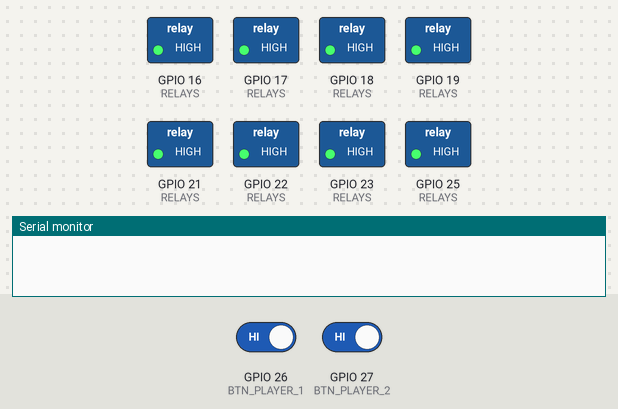
Bench run of a sketch on a simulated ESP32. On the bench: switched loads named in the sketch (green lamp = pin HIGH), the last lines printed to the serial monitor. The test bench sets the inputs (shaded band); at power-on: GPIO 26 (BTN_PLAYER_1) HIGH, GPIO 27 (BTN_PLAYER_2) HIGH. Random numbers use the default seed unless the sketch sets one.

Above: at 1.2 s.
1.3 s: GPIO 26 (BTN_PLAYER_1) driven LOW and GPIO 27 (BTN_PLAYER_2) driven LOW
At 1.8 s:
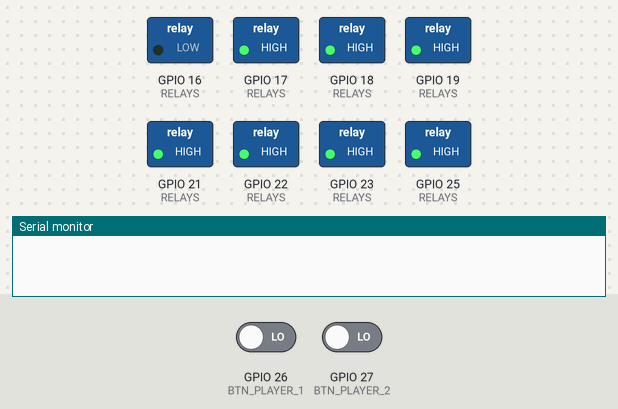
2.8 s: GPIO 26 (BTN_PLAYER_1) driven HIGH and GPIO 27 (BTN_PLAYER_2) driven HIGH
At 4.2 s:
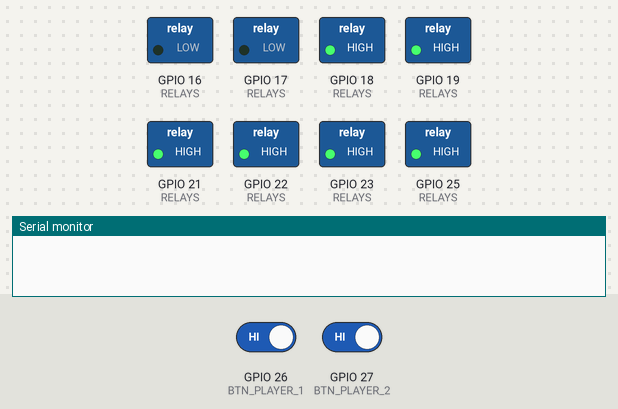
5.8 s: GPIO 26 (BTN_PLAYER_1) driven LOW
At 7.3 s:
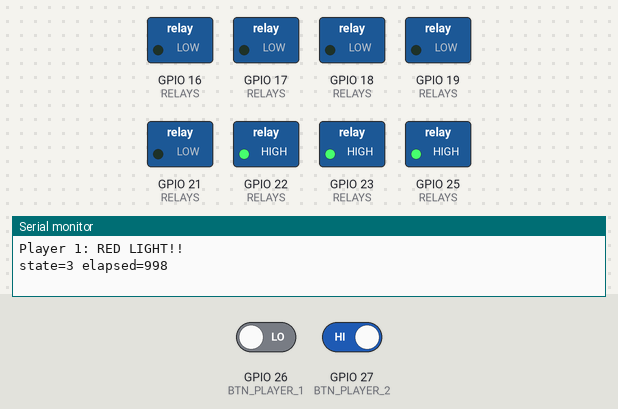
8.3 s: GPIO 27 (BTN_PLAYER_2) driven LOW
At 10.0 s:
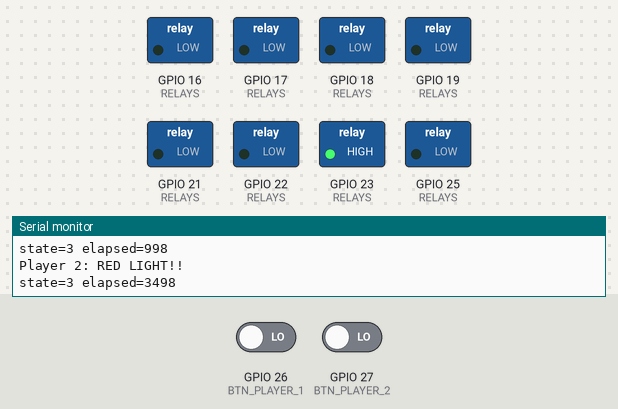
11.3 s: GPIO 27 (BTN_PLAYER_2) driven HIGH
Timing chart, 0 to 13.8 s (numbered marks = the images above; inputs shaded):
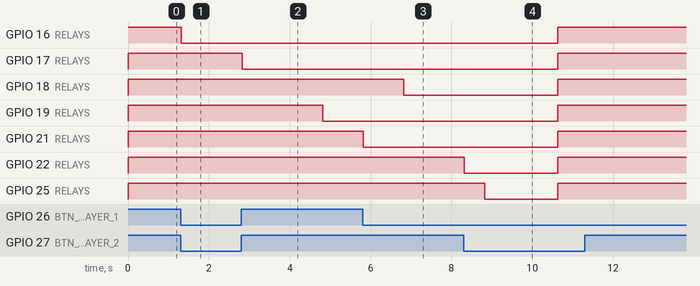

Measured:
- after the input at 1.3 s, GPIO 16 (RELAYS): HIGH → LOW at once
- after the input at 2.8 s, GPIO 17 (RELAYS): HIGH → LOW at once; GPIO 19 (RELAYS): HIGH → LOW after 2.0 s
- after the input at 5.8 s, GPIO 21 (RELAYS): HIGH → LOW at once
- after the input at 8.3 s, GPIO 16 (RELAYS), GPIO 17 (RELAYS), GPIO 18 (RELAYS), GPIO 19 (RELAYS), GPIO 21 (RELAYS): LOW → HIGH after 2.3 s; GPIO 22 (RELAYS): HIGH → LOW at once, → HIGH 2.3 s later
- after the input at 11.3 s, every drawn part: stays the same

The sketch:

dragtree.ino
```cpp
// Drag tree, two player reaction game

// -----  PINS  -----
const int BTN_PLAYER_1 = 26;
const int BTN_PLAYER_2 = 27;

const int LAMP_PRESTAGE = 16;
const int LAMP_STAGE = 17;
const int LAMP_AMBER_1 = 19;
const int LAMP_AMBER_2 = 18;
const int LAMP_AMBER_3 = 25;
const int LAMP_GREEN = 23;
const int LAMP_RED_LEFT = 21;
const int LAMP_RED_RIGHT = 22;

const int RELAYS[] ={
  LAMP_PRESTAGE, LAMP_STAGE,
  LAMP_AMBER_1, LAMP_AMBER_2, LAMP_AMBER_3,
  LAMP_GREEN, LAMP_RED_LEFT, LAMP_RED_RIGHT
};

const int NUM_RELAYS = sizeof(RELAYS) / sizeof(RELAYS[0]);


// ----- TIMINGS (MS) -----
const unsigned long STAGE_TIME = 2000;
const unsigned long AMBER_STEP = 2000;
const unsigned long RANDOM_MIN = 1000;
const unsigned long RANDOM_MAX = 5000;
const unsigned long RESULT_TIME = 3000;
const unsigned long IGNORE_TIME = 100;
const unsigned long DEBOUNCE_TIME = 20;
const unsigned long BLINK_TIME = 500;

// ----- TYPES -----
enum State { IDLE, PRESTAGE, STAGE, AMBERS, WAIT_RANDOM, GREEN, RESULT };
struct Player {
  const char* name;
  int buttonPin;
  int redLamp;
  bool wasPressed;          // Buttons mode last round, for flank detection
  bool redLight;            // Bad start
  bool done;                // If player pressed after green
  bool rawState;            // what the pin read last loop
  bool stableState;         // debounced, trusted state
  unsigned long changedAt;  // millis() when rawState last changed
  unsigned long reaction;   // microseconds
  int winLamp;
  bool won;
};

State state = IDLE;
unsigned long stateStart;
unsigned long greenTime;
unsigned long randomDelay;


// ----- LAMPS FUNCTIONS -----
void lampOn(int pin) { digitalWrite(pin, LOW); }
void lampOff(int pin) { digitalWrite(pin, HIGH); }
void allOff() {
  for (int i = 0; i < NUM_RELAYS; i++) lampOff(RELAYS[i]);
}


// ----- PLAYERS -----

Player p1 = {
  "Player 1",
  BTN_PLAYER_1,
  LAMP_RED_LEFT,
  false,
  false,
  false,
  0
};

Player p2 = {
  "Player 2",
  BTN_PLAYER_2,
  LAMP_RED_RIGHT,
  false,
  false,
  false,
  0
};

bool isHeld(Player &p) {
  return p.stableState;
}

// Call ONCE per loop. Returns true when a debounced press begins.
bool updateButton(Player &p) {
  bool raw = digitalRead(p.buttonPin) == LOW;

  if (raw != p.rawState) {          // pin changed since last loop?
    p.rawState = raw;
    p.changedAt = millis();       // restart the stability clock
  }

  if (millis() - p.changedAt >= DEBOUNCE_TIME && p.rawState != p.stableState) {
    p.stableState = raw;     // accept the new state
    return raw;              // true only if it became pressed
  }
  return false;
}

void resetPlayer(Player &p) {
  p.redLight = false;
  p.done = false;
  p.reaction = 0;
  p.won = false;
}

void blinkPlayer(Player &p) {
  unsigned long t = millis() - stateStart;
  if ((t / BLINK_TIME) % 2 == 0) lampOn(p.winLamp);
  else lampOff(p.winLamp);
}

void falseStart(Player &p) {
  if (!p.redLight) {
    p.redLight = true;
    lampOn(p.redLamp);
    Serial.print(p.name);
    Serial.println(": RED LIGHT!!");
    Serial.print("state=");
Serial.print(state);
Serial.print(" elapsed=");
Serial.println(millis() - stateStart);
  }
}

void printResult(Player &p) {
  Serial.print(p.name);
  if (p.redLight) {
    Serial.println(": RED LIGHT!!");
  } else {
    Serial.print(": ");
    Serial.print(p.reaction / 1000.0, 3);
    Serial.println(" ms");
  }
}


// ----- STATE MACHINE -----

void setState (State s) {
  state = s;
  stateStart = millis();
}

void setup() {
  Serial.begin(115200);

  for (int i = 0; i < NUM_RELAYS; i++) {
    pinMode(RELAYS[i], OUTPUT);
    digitalWrite(RELAYS[i], HIGH);
  }

  pinMode(BTN_PLAYER_1, INPUT_PULLUP);
  pinMode(BTN_PLAYER_2, INPUT_PULLUP);
  p1.winLamp = LAMP_AMBER_3;
  p2.winLamp = LAMP_GREEN;
}

void loop() {
  bool p1New = updateButton(p1);
  bool p2New = updateButton(p2);
  unsigned long elapsed = millis() - stateStart;

  switch (state){

    case IDLE:
      if (isHeld(p1) && isHeld(p2)) {
        lampOn(LAMP_PRESTAGE);
        setState(PRESTAGE);
      }
    break;

    case PRESTAGE:
      if (!isHeld(p1) && !isHeld(p2)) {
        lampOn(LAMP_STAGE);
        setState(STAGE);
      }
    break;

    case STAGE:
      if (elapsed > IGNORE_TIME) {
        if (p1New) falseStart(p1);
        if (p2New) falseStart(p2);
      }
      if (elapsed > STAGE_TIME) {
        lampOn(LAMP_AMBER_1);
        setState(AMBERS);
      }
    break;

    case AMBERS:
      if (p1New) falseStart(p1);
      if (p2New) falseStart(p2);

      if (elapsed > AMBER_STEP) lampOn(LAMP_AMBER_2);
      if (elapsed > AMBER_STEP * 2) {
        lampOn(LAMP_AMBER_3);
        randomDelay = random(RANDOM_MIN, RANDOM_MAX);
        setState(WAIT_RANDOM);
      }
    break;

    case WAIT_RANDOM:
      if (p1New) falseStart(p1);
      if (p2New) falseStart(p2);

      if (elapsed > randomDelay) {
        lampOn(LAMP_GREEN);
        greenTime = micros();
        setState(GREEN);
      }
    break;

    case GREEN:
      if (p1New && !p1.done && !p1.redLight) {
        p1.reaction = micros() - greenTime;
        p1.done = true;
      }

      if (p2New && !p2.done && !p2.redLight) {
        p2.reaction = micros() - greenTime;
        p2.done = true;
      }

      if ((p1.done || p1.redLight) && (p2.done || p2.redLight)) {
        printResult(p1);
        printResult(p2);
        if (p1.redLight && p2.redLight) {
          Serial.println("No winner, both red lights");
        } else if (p1.redLight) {
          p2.won = true;
          Serial.println("Winner: Player 2");
        } else if (p2.redLight) {
          p1.won = true;
          Serial.println("Winner: Player 1");
        } else if (p1.reaction < p2.reaction) {
          p1.won = true;
          Serial.println("Winner: Player 1");
          Serial.print("With a difference of ");
          Serial.print((p2.reaction - p1.reaction) / 1000.0 , 3);
          Serial.println(" ms");
        } else if (p2.reaction < p1.reaction) {
          p2.won = true;
          Serial.println("Winner: Player 2");
          Serial.print("With a difference of ");
          Serial.print((p1.reaction - p2.reaction) / 1000.0 , 3);
          Serial.println(" ms");
        } else {
          Serial.println("Tie!");
          p1.won = true;
          p2.won = true;
        }
        allOff();
        setState(RESULT);
      }
    break;

    case RESULT:
      if (p1.won) blinkPlayer(p1);
      if (p2.won) blinkPlayer(p2);
      if (elapsed > RESULT_TIME) {
        allOff();
        resetPlayer(p1);
        resetPlayer(p2);
        setState(IDLE);
      }
    break;

  }
}
```
